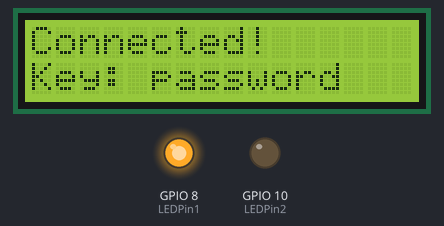
A sketch run on a simulated ESP32-S3. Shown: 16×2 character LCD, output pins drawn as LEDs (lit = HIGH). WiFi joins after 1.5 s; servers stay silent unless stated.

Above: at 3.6 s.
At 5.6 s:
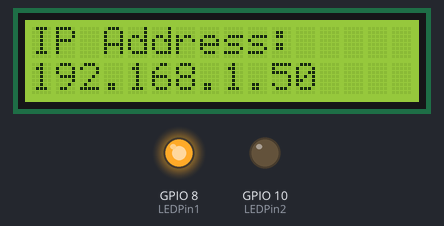
At 7.6 s:
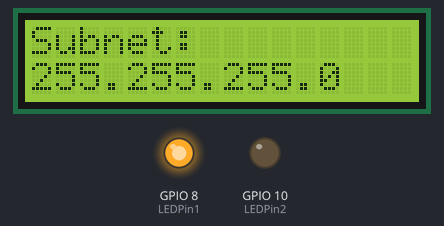
At 9.7 s:
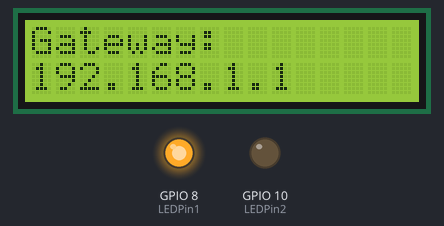
Timing chart, 0 to 11.2 s (numbered marks = the images above):
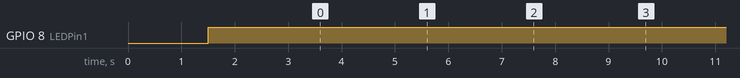

Measured:
- by itself, GPIO 8 (LEDPin1): LOW → HIGH at 1.5 s
- by itself, everything shown: repeats every 10.1 s, in 5 steps
- what the display in image 0 shows lasts 2.1 s, from 3.5 s to 5.6 s

The sketch:

code.ino
```cpp
#include <LiquidCrystal_I2C.h>
#include <Wire.h>
#include <SPI.h>
#include <WiFi.h>

#define LEDPin1 8
#define LEDPin2 10

char ssid[] = "wifi";
char pass[] = "password";

int status = WL_IDLE_STATUS;

unsigned long checkTime = 10000;
unsigned long startTime = 0;

IPAddress ip;
IPAddress subnet;
IPAddress gateway;

LiquidCrystal_I2C lcd(0x27, 16, 2);

void setup() {
  Serial.begin(115200);

  WiFi.begin(ssid, pass);

  Wire.begin(21, 22);

  pinMode (LEDPin1, OUTPUT);
  pinMode (LEDPin2, OUTPUT);

  lcd.init();
  lcd.backlight();

  startTime = millis();
}

void loop() {

  unsigned long currentMillis = millis();

  if (WiFi.status() != WL_CONNECTED && currentMillis - startTime < checkTime) {
    lcd.setCursor(0,0);
    lcd.print("Connecting...");
  }


  //Show error message if failure to connect
  if (currentMillis - startTime >= checkTime && WiFi.status() != WL_CONNECTED){
  lcd.clear();
  lcd.setCursor(0,0);
  lcd.print("Failed to");
  lcd.setCursor(0,1);
  lcd.print("connect!");

  digitalWrite(LEDPin2, HIGH);
  delay(500);
  digitalWrite(LEDPin2, LOW);
  delay(500);

  }

  if (WiFi.status() == WL_CONNECTED) {

  digitalWrite(LEDPin1, HIGH);

  lcd.clear();
  lcd.setCursor(0,0);
  lcd.print("Connected!");
  lcd.setCursor(0,1);
  lcd.print("SSID: ");
  lcd.print(ssid);
  delay(2000);
  lcd.setCursor(0,1);
  lcd.print("Key: ");
  lcd.print(pass);


  delay (2000);

  lcd.clear();

  ip = WiFi.localIP();

  //Get ESP's IP Address
  lcd.clear();
  lcd.setCursor(0,0);
  lcd.print("IP Address:");
  lcd.setCursor(0,1);
  lcd.print(ip);

  delay(2000);

  lcd.clear();

  subnet = WiFi.subnetMask();

  lcd.setCursor(0,0);
  lcd.print("Subnet:");
  lcd.setCursor(0,1);
  lcd.print(subnet);

  delay(2000);

  lcd.clear();

  gateway = WiFi.gatewayIP();

  lcd.setCursor(0,0);
  lcd.print("Gateway:");
  lcd.setCursor(0,1);
  lcd.print(gateway);

  delay(2000);
  }
}
```
